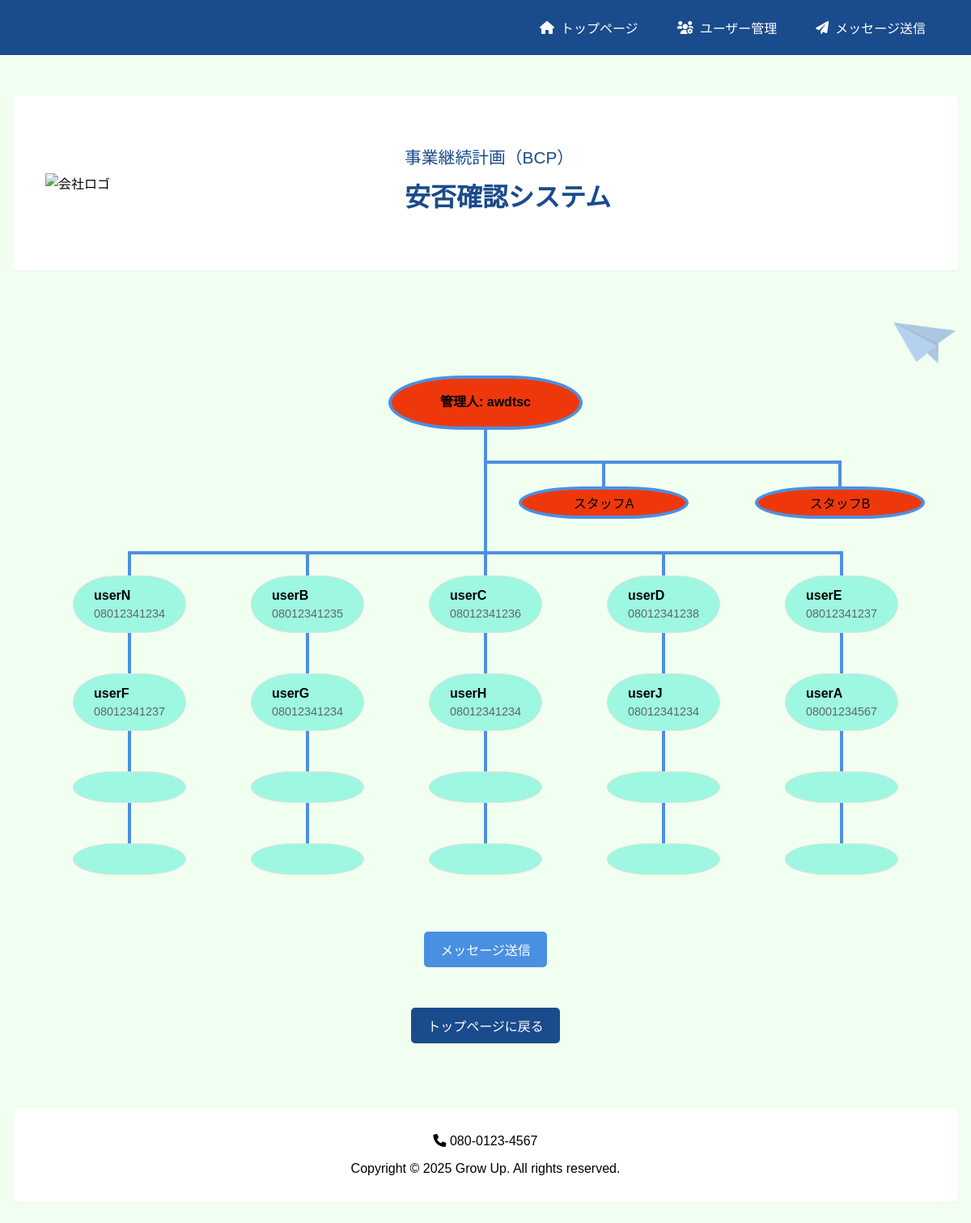
Screenshot of /dashboard/user_list/ with the database file from the repository.
### cosapp/models.py (models this page shows, shortened)
class CustomUser(AbstractUser):
    phone_regex = RegexValidator(
        regex=r'^\+?1?\d{9,15}$',
        message="電話番号は '+999999999' の形式で、最大15桁まで入力してください。"
    )
    phone_number = models.CharField(
        validators=[phone_regex],
        max_length=17,
        blank=True,  # フォームや管理画面で空の値を許可
        default="",  # デフォルト値として空文字列を設定
        verbose_name="電話番号"
    )
    is_admin = models.BooleanField(default=False, verbose_name="管理者権限")
    class Meta:
        verbose_name = "ユーザー"
        verbose_name_plural = "ユーザー一覧"

### cosapp/views.py (the view)
# urls.py: path('dashboard/user_list/', UserListView.as_view(), name='user_list'),
class UserListView(ListView):
    template_name = 'cosapp/dashboard/user_list.html'
    model = CustomUser
    context_object_name = 'users'
    def get_queryset(self):
        return CustomUser.objects.filter(is_admin=False)
    def get_context_data(self, **kwargs):
        context = super().get_context_data(**kwargs)
        context['admin_user'] = CustomUser.objects.filter(is_admin=True).first()
        staff_count = 2  # 中間管理者のスロット数
        staff_users = list(CustomUser.objects.filter(is_admin=False, is_staff=True)[:staff_count])
        labels = ['スタッフA', 'スタッフB']  # 表示したい文字列リスト
        staff_slots = []
        for i in range(staff_count):
            if i < len(staff_users):
                staff = staff_users[i]
                staff_slots.append({
                    'user': staff,
                    'label': labels[i] if i < len(labels) else ''  # ラベルが足りない場合は空文字
                })
            else:
                staff_slots.append({
                    'user': None,
                    'label': labels[i] if i < len(labels) else ''
                })
        context['staff_slots'] = staff_slots
        users = list(self.get_queryset())
        slots = users + [None] * (20 - len(users))
        context['slots'] = slots
        context['user_slots'] = [slots[i*4:(i+1)*4] for i in range(5)]
        context['admin_user'] = CustomUser.objects.filter(is_admin=True).first()
        return context

### templates/cosapp/dashboard/user_list.html (shortened to what this page needs)
{% extends "base.html" %}
{% load static %}
{% block extra_head %}
<link rel="stylesheet" href="{% static 'css/user_list.css' %}">
<link rel="stylesheet" href="https://cdnjs.cloudflare.com/ajax/libs/font-awesome/6.0.0/css/all.min.css">
{% endblock %}
{% block content %}
<img src="/static/images/airplain2.png" class="airplain2" alt="紙飛行機">
<div class="user-tree">
  <div class="admin-node">
    <div class="user-card admin">
      <div class="user-info">
        <span class="username">管理人: {{ admin_user.username }}</span>
      </div>
    </div>
  </div>
  <div class="staff-grid">
    {% for slot in staff_slots %}
        <div class="staff-branch">
            {% if slot.user %}
                <a href="{% url 'user_edit' slot.user.id %}" class="user-card">
                    <div class="user-info">
                        <span class="username">{{ slot.user.username }}</span>
                        <span class="phone">{{ slot.user.phone_number }}</span>
                        <span class="label">{{ slot.label }}</span>
                    </div>
                </a>
            {% else %}
                <a href="{% url 'user_create' %}" class="user-card empty-slot">
                    <div class="user-info">
                        <span class="label">{{ slot.label }}</span>
                    </div>
                </a>
            {% endif %}
        </div>
    {% endfor %}
</div>
  <div class="user-grid">
    {% for slot in slots %}
      {% if slot %}
        <div class="user-branch">
          <a href="{% url 'user_edit2' slot.id %}" class="user-card">
            <div class="user-info">
              <span class="username">{{ slot.username }}</span>
              <span class="phone">{{ slot.phone_number }}</span>
            </div>
          </a>
        </div>
      {% else %}
        <div class="user-branch empty">
          <a href="{% url 'user_create2' %}" class="user-card empty-slot">
          </a>
        </div>
      {% endif %}
    {% endfor %}
  </div>
</div>
<a href="{% url 'send_admin_message2' %}" class="message-btn">メッセージ送信</a>
<a href="{% url 'dashboard' %}" class="dashboard-btn">トップページに戻る</a>
{% endblock %}

### templates/base.html (shortened to what this page needs)
{% load static %}
<!DOCTYPE html>
<html lang="ja">
<head>
    <link rel="stylesheet" href="{% static 'css/base.css' %}">
    <link rel="stylesheet" href="https://cdnjs.cloudflare.com/ajax/libs/font-awesome/6.0.0/css/all.min.css">
    {% block extra_head %}{% endblock %}
</head>
<body>
<nav class="admin-nav">
  <ul class="nav-container">
    <li class="nav-item">
      <a href="{% url 'dashboard' %}" class="nav-btn">
        <i class="fas fa-home"></i><span>トップページ</span>
      </a>
    </li>
    <li class="nav-item dropdown">
      <a href="#" class="nav-btn">
        <i class="fas fa-users-cog"></i><span>ユーザー管理</span>
      </a>
    </li>
    <li class="nav-item">
      <a href="{% url 'send_admin_message2' %}" class="nav-btn">
        <i class="fas fa-paper-plane"></i><span>メッセージ送信</span>
      </a>
    </li>
  </ul>
</nav>
    <div class="container">
        <header class="main-header">
            <div class="header-content">
                <div class="logo-container">
                    <img src="{% static 'images/logo.jpg' %}" alt="会社ロゴ" class="logo-icon">
                    <div class="logo-text">
                        <span class="bcp-text">事業継続計画（BCP）</span>
                        <h1 class="system-name">安否確認システム</h1>
                    </div>
                </div>
            </div>
        </header>
        <main class="main-content">
            {% block content %}
            {% endblock %}
        </main>
        <footer class="main-footer">
            {% block footer %}
            <p class="footer-phone"><i class="fas fa-phone"></i> 080-0123-4567</p>
            <p class="footer-copyright">Copyright &copy; 2025 Grow Up. All rights reserved.</p>
            {% endblock %}
        </footer>
    </div>
</body>
</html>

### static/css/base.css (style rules this page uses)
:root { --primary-color: #1a4b8c; --hover-color: #2961b3; --background-color:#cdedf5; --white: #ffffff; --gray-text: #6b7280; --shadow-sm: 0 1px 2px 0 rgba(0, 0, 0, 0.05); }
*, *::before, *::after { box-sizing: border-box; }
body { font-family: Arial, sans-serif; margin: 0; padding: 0; background-color: var(--background-color); }
.container { max-width: 1280px; margin: 0 auto; padding: 50px 16px 26px 16px; }
.main-header { background-color: var(--white); box-shadow: var(--shadow-sm); border-radius: 5px; }
.header-content { display: flex; justify-content: space-between; align-items: center; padding: 60px 40px; box-sizing: border-box; }
.logo-container { display: flex; align-items: center; gap: 1.5rem; }
.logo-icon { width: 420px; object-fit: contain; }
.logo-text { display: flex; flex-direction: column; }
.bcp-text { font-size: 1.3rem; color: var(--primary-color); font-weight: 500; }
.system-name { font-size: 2rem; font-weight: bold; color: var(--primary-color); margin: 10px 0; }
.main-content { margin: 80px 0; }
.main-footer { text-align: center; padding: 1rem; background-color: var(--white); box-shadow: var(--shadow-sm); margin-top: 2rem; border-radius: 5px; }
a { text-decoration: none; }
.admin-nav { background: #1a4b8c; padding: 6px 32px; }
.nav-container { display: flex; max-width: 100vw; margin: 0 auto; justify-content: end; list-style: none; padding: 0; }
.nav-item { position: relative; }
.nav-btn { background: transparent; border: none; color: white; padding: 1rem 1.5rem; cursor: pointer; display: flex; align-items: center; gap: 0.5rem; font-size: 1rem; transition: background 0.3s; border-radius: 6px; outline: none; text-decoration: none; }

### rows the page displays
CustomUser: username "awdtsc"
CustomUser: username "userN", phone_number "08012341234"
CustomUser: username "userB", phone_number "08012341235"
CustomUser: username "userC", phone_number "08012341236"
CustomUser: username "userD", phone_number "08012341238"
CustomUser: username "userE", phone_number "08012341237"
CustomUser: username "userF", phone_number "08012341237"
CustomUser: username "userG", phone_number "08012341234"
CustomUser: username "userH", phone_number "08012341234"
CustomUser: username "userJ", phone_number "08012341234"
CustomUser: username "userA", phone_number "08001234567"

### other values shown
{{ slot.label }} "スタッフA" "スタッフB"
